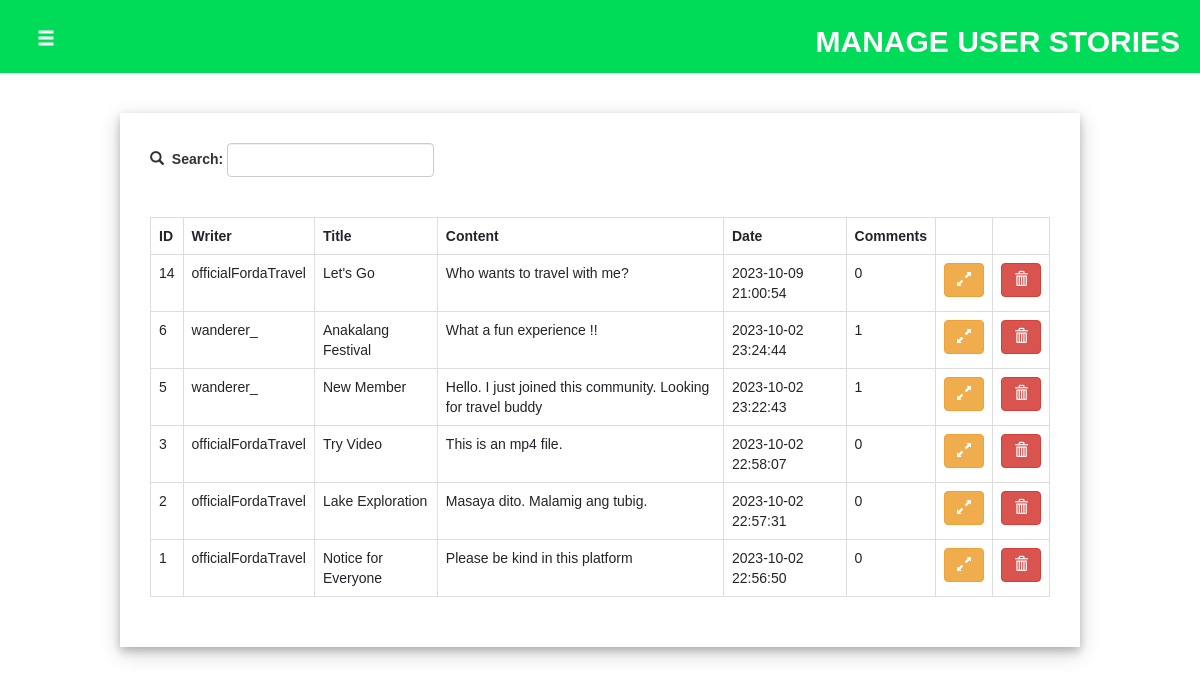
Page /adminside/user_interaction/a_user_stories.php (signed in) on the earlier database version.
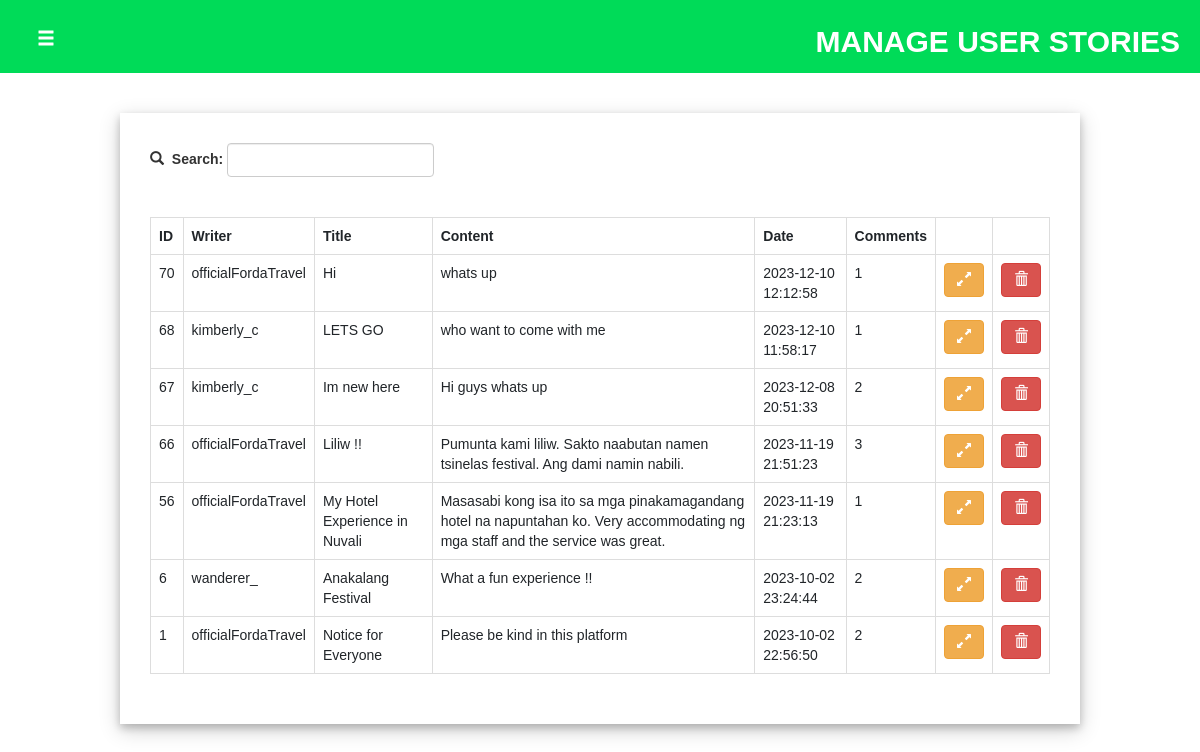
Same page on the later database version.
### tables this page shows
CREATE TABLE `tbl_stories` (
  `id` int(11) NOT NULL,
  `writer_id` int(11) NOT NULL,
  `fld_writer` varchar(255) DEFAULT NULL,
  `fld_title` varchar(255) DEFAULT NULL,
  `fld_content` mediumtext DEFAULT NULL,
  `fld_storyimages` mediumtext DEFAULT NULL,
  `fld_date` datetime DEFAULT NULL,
  `destination_id` int(11) DEFAULT NULL,
  `event_id` int(11) DEFAULT NULL
);

CREATE TABLE `tbl_users` (
  `id` int(11) NOT NULL,
  `fld_type` varchar(50) DEFAULT NULL,
  `fld_username` varchar(255) NOT NULL,
  `fld_password` varchar(255) NOT NULL,
  `fld_name` varchar(255) NOT NULL,
  `fld_email` varchar(255) NOT NULL,
  `fld_profpic` varchar(1000) DEFAULT NULL,
  `fld_about` mediumtext DEFAULT NULL,
  `fld_code` varchar(255) NOT NULL,
  `fld_datejoin` date DEFAULT NULL,
  `fld_isVerified` tinyint(1) NOT NULL,
  `fld_imgproof` varchar(1000) DEFAULT NULL
);

### adminside/user_interaction/a_user_stories.php (the view, shortened to what this page needs)
<?php
    include("../navbar.php");
?>
<!DOCTYPE html>
<html lang="en">
<head>
    <link rel="stylesheet" href="interaction_style.css">
</head>
<body>
<div class="header" id="headercontainer">
            <button type="button" class="btn btn-dark btn-lg" id="btn_menu"><span class="glyphicon glyphicon-menu-hamburger"></span></button>
            <h2 id="headertitle">MANAGE USER STORIES</h2>
        </div>
    <div id="container">
        <br><br>
        <div class="storiesdiv">
            <div class="searchdiv">
                <form action="a_user_stories.php" method="get">
                    <table>
                        <tr>
                            <td style="padding-top: 3px;"><span class="glyphicon glyphicon-search"></span>&nbsp;&nbsp;<label> Search: </label>&nbsp;</td>
                            <td><input type="text" class="form-control" name="search_name" onchange="this.form.submit()"> </td>
                        </tr>
                    </table>
                </form>
            </div>
            <br><br>
            <table class="table table-bordered">
                <tr>
                    <th>ID</th><th>Writer</th><th>Title</th><th>Content</th><th>Date</th><th>Comments</th><th></th><th></th>
                </tr>
                <?php
                    if(isset($_GET["search_name"])){
                       $result =  $conn->query("select tbl_users.fld_username, tbl_stories.id, tbl_stories.fld_title, tbl_stories.fld_content, tbl_stories.fld_storyimages, tbl_stories.fld_date from tbl_stories, tbl_users where tbl_stories.writer_id = tbl_users.id and (tbl_users.fld_username like '$_GET[search_name]%' or tbl_stories.id like '$_GET[search_name]%')");
                    }else{
                       $result = $conn->query("select tbl_users.fld_username, tbl_stories.id, tbl_stories.fld_title, tbl_stories.fld_content, tbl_stories.fld_storyimages, tbl_stories.fld_date from tbl_stories, tbl_users where tbl_stories.writer_id = tbl_users.id order by tbl_stories.fld_date DESC");
                    }
                    while($row = $result->fetch_assoc()){
                        echo "<tr>
                            <td>$row[id]</td>
                            <td>$row[fld_username]</td>
                            <td>$row[fld_title]</td>
                            <td>$row[fld_content]</td>
                            <td>$row[fld_date]</td>
                            <td>";
                            $resultcomments = $conn->query("select * from tbl_comments where story_id ='$row[id]'");
                            $numcomments = mysqli_num_rows($resultcomments);
                            echo $numcomments;
                            echo "</td>
                            <td><button type='button' class='btn btn-warning' onclick=viewstory('$row[id]')><span class='glyphicon glyphicon-resize-full'></span></button></td>
                            <td><button type='button' class='btn btn-danger' onclick=del_story('$row[id]')><span class='glyphicon glyphicon-trash'></span></button></td>
                        </tr>";
                    }
                ?>
            </table>
        </div>
    </div>
</body>
</html>

### adminside/navbar.php (shortened to what this page needs)
<!DOCTYPE html>
<html lang="en">
<head>
    <link href="https://cdn.jsdelivr.net/npm/bootstrap@5.0.2/dist/css/bootstrap.min.css" rel="stylesheet">
    <link rel="stylesheet" href="https://maxcdn.bootstrapcdn.com/bootstrap/3.3.7/css/bootstrap.min.css">
</head>
<body>
</body>
</html>

### adminside/user_interaction/interaction_style.css (style rules this page uses)
body { background-color: white; }
#container { height:auto; }
#headercontainer { width: 100%; background-color: #00DB58; color: white; padding: 5px; padding-left: 20px; padding-right: 20px; overflow: hidden; }
#btn_menu { float: left; background-color: transparent; transform: translateY(25%); }
#headertitle { float: right; font-weight: bold; }
.storiesdiv, .d_reviewsdiv, .app_reviewsdiv { background-color: white; padding: 30px; margin-top: 20px; margin-bottom: 20px; margin: 0 auto; width: 80%; box-shadow: 0 4px 8px 0 rgba(0, 0, 0, 0.2), 0 6px 20px 0 rgba(0, 0, 0, 0.19); overflow: auto; }

### adminside/navbar.php (style rules this page uses)
body { margin: 0; font-family: Arial, Helvetica, sans-serif; }

Differences in the rows shown:
removed tbl_stories: id "14", tbl_users.fld_username "officialFordaTravel", fld_title "Let's Go", fld_content "Who wants to travel with me?", fld_date "2023-10-09 21:00:54", numcomments "0"
removed tbl_stories: id "5", tbl_users.fld_username "wanderer_", fld_title "New Member", fld_content "Hello. I just joined this community. Looking for travel buddy", fld_date "2023-10-02 23:22:43", numcomments "1"
removed tbl_stories: id "3", tbl_users.fld_username "officialFordaTravel", fld_title "Try Video", fld_content "This is an mp4 file.", fld_date "2023-10-02 22:58:07", numcomments "0"
removed tbl_stories: id "2", tbl_users.fld_username "officialFordaTravel", fld_title "Lake Exploration", fld_content "Masaya dito. Malamig ang tubig.", fld_date "2023-10-02 22:57:31", numcomments "0"
added tbl_stories: id "70", tbl_users.fld_username "officialFordaTravel", fld_title "Hi", fld_content "whats up", fld_date "2023-12-10 12:12:58", numcomments "1"
added tbl_stories: id "68", tbl_users.fld_username "kimberly_c", fld_title "LETS GO", fld_content "who want to come with me", fld_date "2023-12-10 11:58:17", numcomments "1"
added tbl_stories: id "67", tbl_users.fld_username "kimberly_c", fld_title "Im new here", fld_content "Hi guys whats up", fld_date "2023-12-08 20:51:33", numcomments "2"
added tbl_stories: id "66", tbl_users.fld_username "officialFordaTravel", fld_title "Liliw !!", fld_content "Pumunta kami liliw. Sakto naabutan namen tsinelas festival. Ang dami namin nabili.", fld_date "2023-11-19 21:51:23", numcomments "3"
added tbl_stories: id "56", tbl_users.fld_username "officialFordaTravel", fld_title "My Hotel Experience in Nuvali", fld_content "Masasabi kong isa ito sa mga pinakamagandang hotel na napuntahan ko. Very accommodating ng mga staff and the service was great.", fld_date "2023-11-19 21:23:13", numcomments "1"
computed for tbl_stories "Anakalang Festival": numcomments "1" → "2"
computed for tbl_stories "Notice for Everyone": numcomments "0" → "2"
